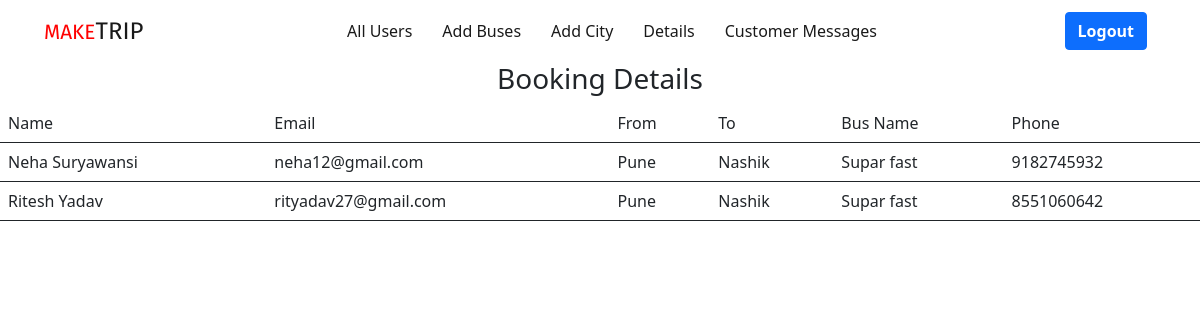
Page /admin/booking.php on the committed database.
### tables this page shows
CREATE TABLE `tblbooking` (
  `bus_no` int(10) NOT NULL,
  `bookedseats` varchar(20) NOT NULL,
  `user_id` int(10) NOT NULL,
  `status` varchar(20) NOT NULL,
  `ticketstatus` varchar(20) NOT NULL,
  `month` int(10) NOT NULL,
  `year` int(10) NOT NULL
);

CREATE TABLE `user_tb` (
  `user_id` int(10) NOT NULL,
  `user_name` varchar(20) NOT NULL,
  `user_birth` date NOT NULL,
  `user_gender` varchar(6) NOT NULL,
  `user_email` varchar(25) NOT NULL,
  `user_phone` bigint(10) NOT NULL,
  `user_city` varchar(20) NOT NULL,
  `user_password` varchar(15) NOT NULL
);

CREATE TABLE `addbus` (
  `bus_no` int(10) NOT NULL,
  `bus_name` varchar(20) NOT NULL,
  `bus_from` varchar(20) NOT NULL,
  `bus_to` varchar(20) NOT NULL,
  `total_seats` int(60) NOT NULL,
  `bus_price` varchar(10) NOT NULL,
  `bus_date` date NOT NULL,
  `arrival_time` time NOT NULL,
  `reach_time` time NOT NULL
);

### admin/booking.php (the view, shortened to what this page needs)
<html>
<head>
	<?php require 'head.php';?>
</head>
<body>
	<?php require 'menu.php';?>
	<center><h3>Booking Details</h3></center>
	<table class="table" style="border: 10px;">
		<tr>
			<td>Name</td>
			<td>Email</td>
			<td>From</td>
			<td>To</td>
			<td>Bus Name</td>
			<td>Phone</td>
		</tr>
		<?php
$q=mysqli_query($con,"select * from tblbooking,user_tb,addbus where user_tb.user_id=tblbooking.user_id and addbus.bus_no=tblbooking.bus_no and tblbooking.status='1'");
while ($r=mysqli_fetch_array($q)) {
	?>
		<tr>
			<td>
				<?php echo $r["user_name"];?>
			</td>
			<td>
				<?php echo $r["user_email"];?>
			</td>
			<td>
				<?php echo $r["bus_from"];?>
			</td>
			<td>
				<?php echo $r["bus_to"];?>
			</td>
			<td>
				<?php echo $r["bus_name"];?>
			</td>
			<td>
				<?php echo $r["user_phone"];?>
			</td>
		</tr>
		<?php
}
?>
	</table>
</body>
</html>

### rows in the picture
tblbooking: user.user_name "Neha Suryawansi", user.user_email "neha12@gmail.com", addbus.bus_from "Pune", addbus.bus_to "Nashik", addbus.bus_name "Supar fast", user.user_phone "9182745932"
tblbooking: user.user_name "Ritesh Yadav", user.user_email "rityadav27@gmail.com", addbus.bus_from "Pune", addbus.bus_to "Nashik", addbus.bus_name "Supar fast", user.user_phone "8551060642"
